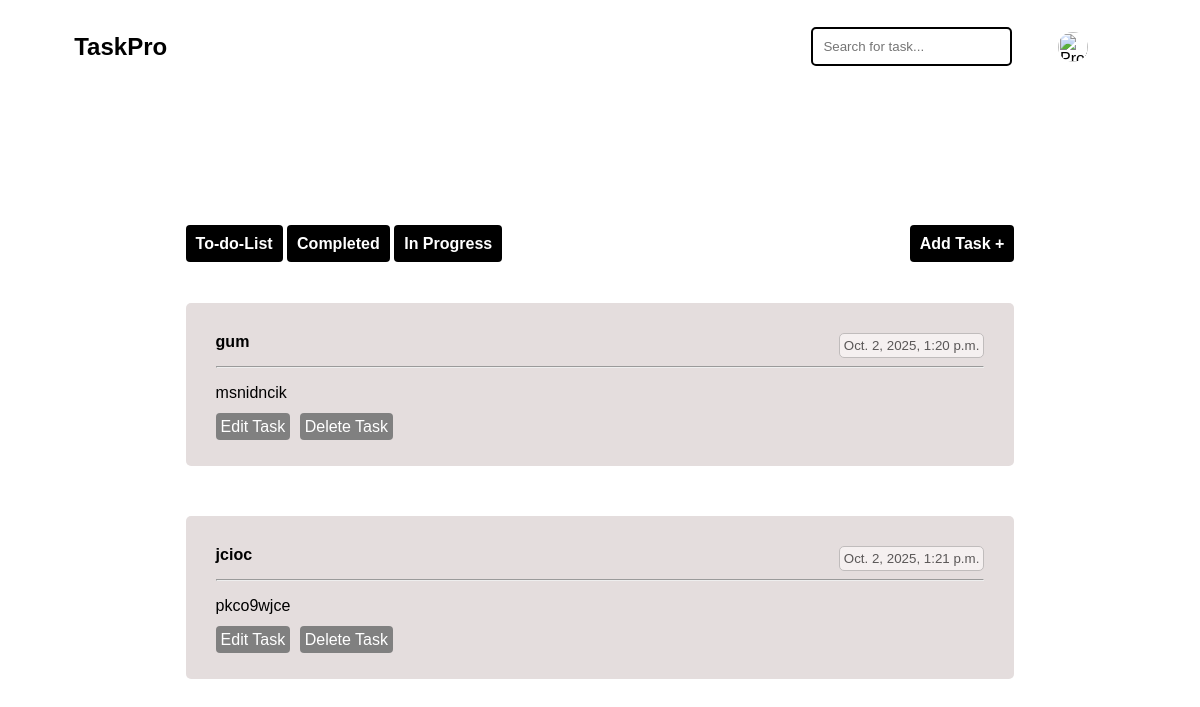
Screenshot of / (signed in) with the database file from the repository.
### task_app/models.py (models this page shows, shortened)
class Task(models.Model):
    user = models.ForeignKey(User, on_delete=models.CASCADE, null=True, blank=True)
    title = models.CharField(max_length=200)
    tasks = models.TextField(max_length=300)
    date_created = models.DateTimeField(auto_now_add=True)
    completed = models.BooleanField(default=False)

### task_app/views.py (the view)
# urls.py: 2. Add a URL to urlpatterns:  path('', views.home, name='home')
def home(request):
    tasks = []
    if request.user.is_authenticated:
        tasks = Task.objects.filter(user=request.user)
    return render(request, 'home.html', {'tasks': tasks})

### templates/home.html (shortened to what this page needs)
{% include 'navbar.html'%}
{% load static %}
<!DOCTYPE html>
<html lang="en">
<head>
    <link rel="stylesheet" href="{% static 'css/style.css'%}">
</head>
<body>
    <main>
        <div class="task_page">
            <div class="side_bar">
                <div class="container">
                    <a href="{% url 'home' %}" id="todolist">To-do-List</a>
                    <a href="{% url 'completed' %}" id="completed">Completed</a>
                    <a href="" id="progress">In Progress</a>
                </div>
                <div class="task_add">
                    <a href="{% url 'addtask' %}">Add Task +</a>
                </div>
            </div>
            <div class="main">
                        {% for task in tasks %}
                            <div class="pages">
                                <div class="task">
                                    <div class="top">
                                        <div class="title">
                                            <strong>{{ task.title}}</strong><br>
                                        </div>
                                        <div class="time">
                                            <small>{{ task.date_created }}</small>
                                        </div>
                                    </div>
                                    <hr>
                                    <p>{{ task.tasks }}</p>
                                    <div class="container">
                                        <div>
                                            <a href="">Edit Task</a>
                                            <a href="{% url 'delete_task' task.id%}">Delete Task</a>
                                        </div>
                                    </div>
                                </div>
                            </div>
                        {% empty %}
                            <h3>No task added</h3>
                        {% endfor %}
            </div>
        </div>
    </main>
</body>
</html>

### static/css/style.css (style rules this page uses)
* { font-family: Verdana, Geneva, Tahoma, sans-serif; }

### templates/navbar.html (style rules this page uses)
* { font-family: Verdana, Geneva, Tahoma, sans-serif; }

### templates/home.html (style rules this page uses)
.task_page { width: 70%; margin: 100px auto; padding: 50px; }
.side_bar { display: flex; justify-content: space-between; margin-bottom: 50px; }
.side_bar a { color: white; background-color: black; text-decoration: none; padding: 10px; border-radius: 4px; font-weight: bold; transition: linear 0.3s; }
.task .top { display: flex; justify-content: space-between; }
.task .top .time { background-color: rgb(245, 240, 240); padding: 4px; border-radius: 5px; border: 0.5px solid rgb(192, 188, 188); color: rgb(90, 87, 87); }
.pages .task { background-color: rgb(228, 221, 221); padding: 30px; margin-bottom: 50px; border-radius: 5px; }
.task .container a { color: white; text-decoration: none; background-color: grey; padding: 5px; border-radius: 4px; margin-right: 5px; font-size: 1em; }
.task .container { display: flex; justify-content: space-between; align-items: center; }

### rows the page displays
Task: title "gum", date_created "Oct. 2, 2025, 1:20 p.m.", tasks "msnidncik"
Task: title "jcioc", date_created "Oct. 2, 2025, 1:21 p.m.", tasks "pkco9wjce"
